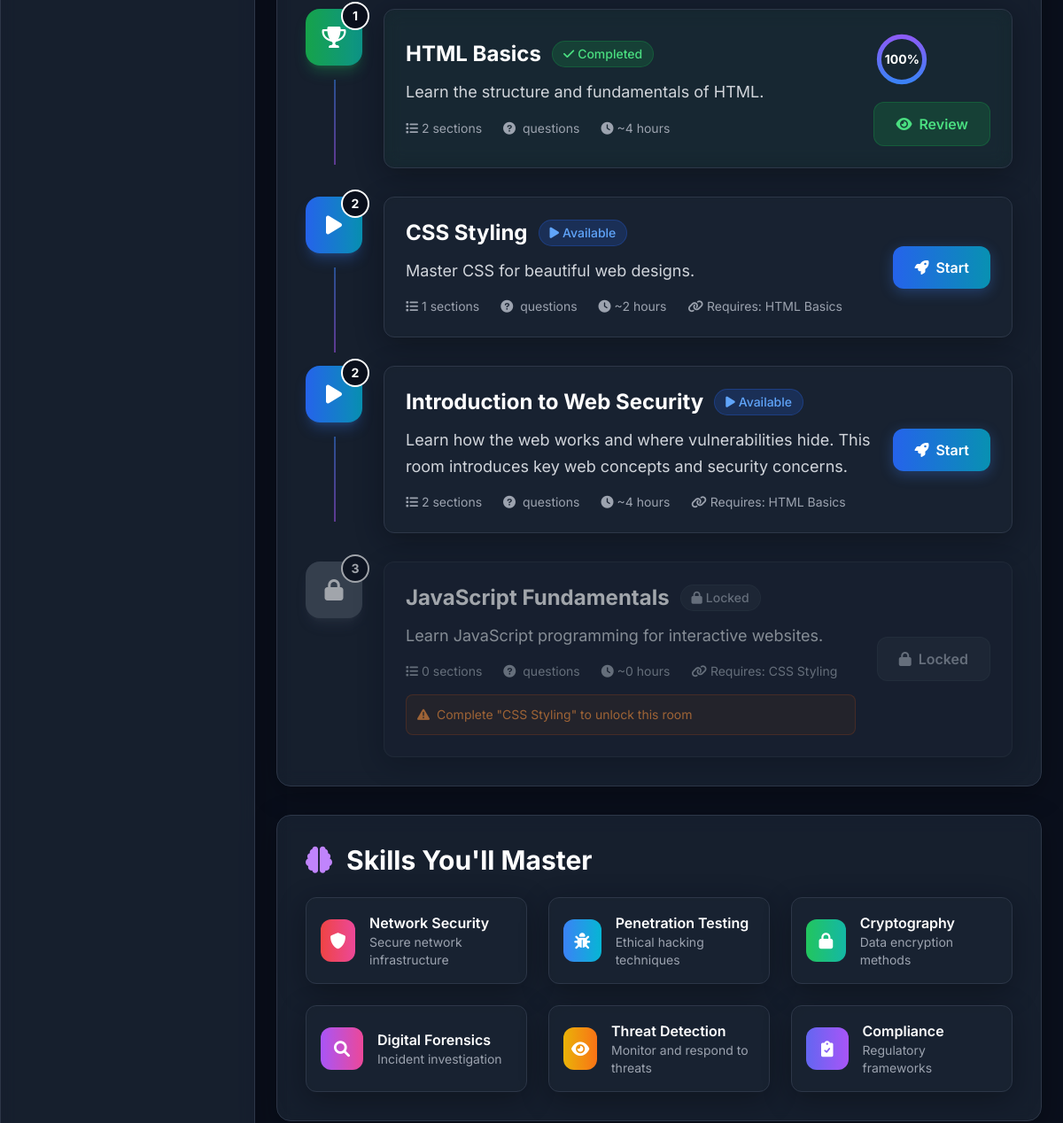
The page /roadmap/1/ (signed in, middle part) on the database as committed earlier.
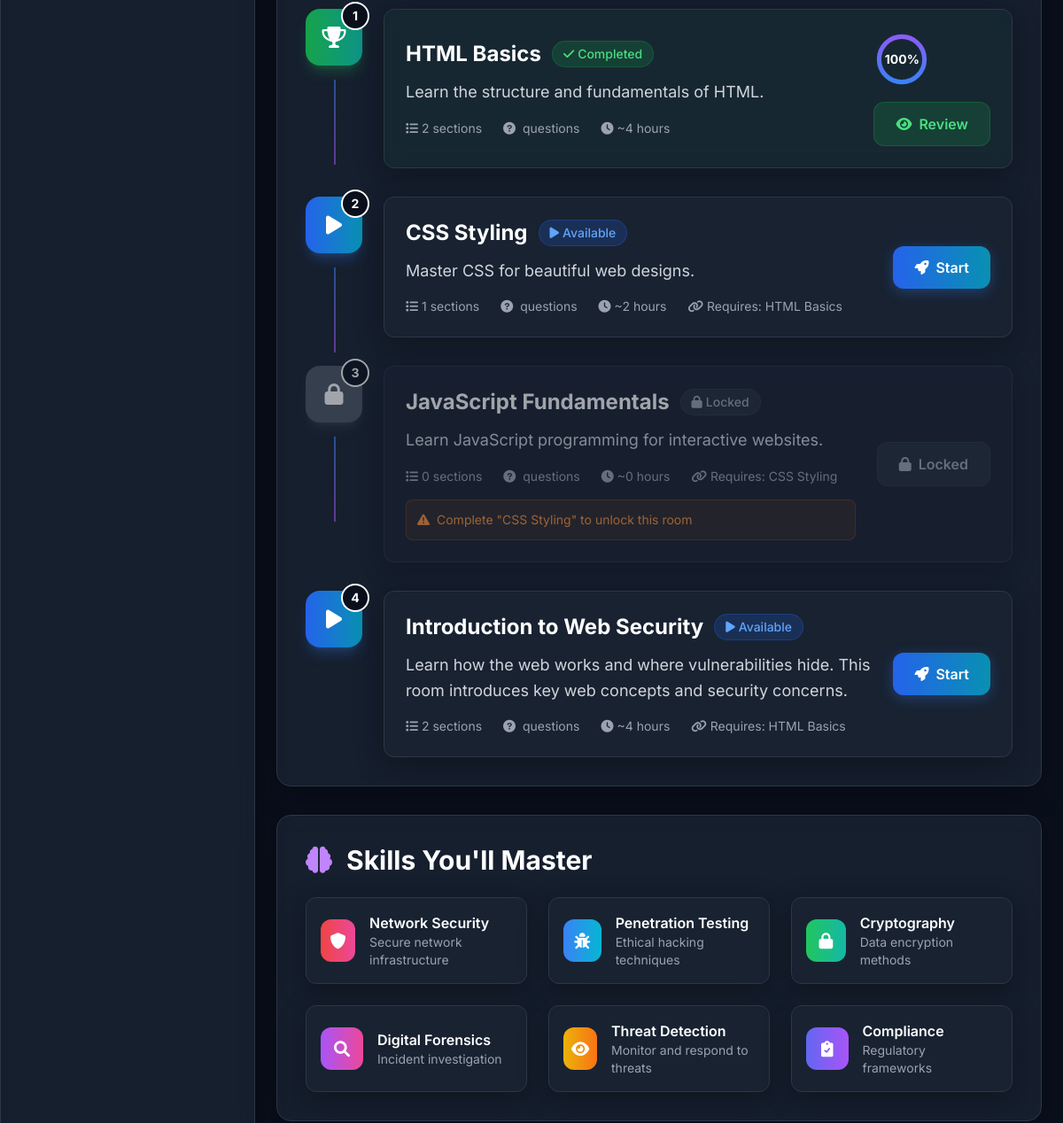
The same page on the database as committed later.
### lms/models.py (models this page shows, shortened)
class Room(models.Model):
    title = models.CharField(max_length=200, verbose_name=_('Title'))
    title_fr = models.CharField(max_length=200, blank=True, verbose_name=_('Title (French)'))
    description = models.TextField(verbose_name=_('Description'))
    description_fr = models.TextField(blank=True, verbose_name=_('Description (French)'))
    roadmap = models.ForeignKey(Roadmap, on_delete=models.CASCADE, related_name='rooms', verbose_name=_('Roadmap'))
    prerequisite_room = models.ForeignKey('self', on_delete=models.SET_NULL, blank=True, null=True, verbose_name=_('Prerequisite Room'))
    order = models.PositiveIntegerField(default=0, verbose_name=_('Order'))
    is_active = models.BooleanField(default=True, verbose_name=_('Is Active'))
    created_at = models.DateTimeField(auto_now_add=True)
    class Meta:
        verbose_name = _('Room')
        verbose_name_plural = _('Rooms')
        ordering = ['roadmap', 'order']
    def is_accessible_by_user(self, user):
        from lms.models import Enrollment
        is_enrolled = Enrollment.objects.filter(
            user=user,
            roadmap=self.roadmap,
            is_active=True
        ).exists()
        print(f"DEBUG: User {user.username} enrolled in roadmap {self.roadmap.title}: {is_enrolled}")
        if not is_enrolled:
            print(f"DEBUG: User not enrolled in roadmap, room not accessible")
            return False
        if not self.prerequisite_room:
            print(f"DEBUG: No prerequisite room, returning True")
            return True
        prerequisite_completed = RoomCompletion.objects.filter(
            user=user,
            room=self.prerequisite_room,
            is_completed=True
        ).exists()
        print(f"DEBUG: Prerequisite room {self.prerequisite_room.title} completed: {prerequisite_completed}")
        return prerequisite_completed

### lms/views.py (the view)
# urls.py: path('roadmap/<int:roadmap_id>/', views.roadmap_detail, name='roadmap_detail'),
@login_required
def roadmap_detail(request, roadmap_id):
    roadmap = get_object_or_404(Roadmap, id=roadmap_id, is_active=True)
    completed_rooms = RoomCompletion.objects.filter(
        user=request.user, is_completed=True
    ).values_list('room_id', flat=True)
    rooms_data = []
    total_rooms = 0
    completed_count = 0
    for room in roadmap.rooms.filter(is_active=True).order_by('order'):
        is_accessible = room.is_accessible_by_user(request.user)
        is_completed = room.id in completed_rooms
        if is_completed:
            completed_count += 1
        total_rooms += 1
        sections = room.sections.filter(is_active=True)
        completed_sections = SectionCompletion.objects.filter(
            user=request.user, section__in=sections, is_completed=True
        ).count()
        rooms_data.append({
            'room': room,
            'is_accessible': is_accessible,
            'is_completed': is_completed,
            'total_sections': sections.count(),
            'completed_sections': completed_sections,
        })
    user_progress = (completed_count / total_rooms * 100) if total_rooms > 0 else 0
    progress_offset = 351.86 - (user_progress / 100 * 351.86)
    context = {
        'roadmap': roadmap,
        'rooms': rooms_data,
        'user_progress': user_progress,
        'progress_offset': progress_offset,
        'total_rooms': total_rooms,
        'completed_count': completed_count,
    }
    return render(request, 'lms/roadmap_detail.html', context)

### lms/models.py (called while the page is built)
    def save(self, *args, **kwargs):
        if not self.trial_start_date:
            from django.utils import timezone
            self.trial_start_date = timezone.now()
        if not self.trial_end_date and self.trial_start_date:
            self.trial_end_date = self.trial_start_date + timedelta(days=15)
        super().save(*args, **kwargs)

### lms/templatetags/lms_tags.py (called while the page is built)
@register.filter
def roadmap_progress_percentage(roadmap, user):
    from lms.models import SectionCompletion
    total_sections = 0
    completed_sections = 0
    for room in roadmap.rooms.filter(is_active=True):
        room_sections = room.sections.filter(is_active=True)
        total_sections += room_sections.count()
        for section in room_sections:
            if SectionCompletion.objects.filter(user=user, section=section, is_completed=True).exists():
                completed_sections += 1
    if total_sections == 0:
        return 0
    return round((completed_sections / total_sections) * 100)

@register.filter
def mul(value, arg):
    try:
        return float(value) * float(arg)
    except (ValueError, TypeError):
        return 0

### templates/lms/roadmap_detail.html (shortened to what the changed rows need)
{% extends 'base.html' %}
{% load i18n %}
{% load lms_tags %}
{% block content %}
<div class="max-w-7xl mx-auto space-y-8">
    <div id="rooms" class="glass rounded-2xl p-8 border border-dark-border">
        <div class="space-y-8">
            {% for room in roadmap.rooms.all %}
            <div class="relative">
                {% if not forloop.last %}
                <div class="absolute left-8 top-20 w-0.5 h-24 bg-gradient-to-b from-blue-500/50 to-purple-500/50 z-0"></div>
                {% endif %}
                <div class="relative z-10">
                    {% if user.is_authenticated %}
                        {% user_room_status user room as room_status %}
                    {% endif %}
                    <div class="group flex items-start space-x-6
                        {% if room_status == 'completed' %}
                            opacity-100
                        {% elif room_status == 'available' or room_status == 'preview' %}
                            opacity-100
                        {% else %}
                            opacity-60
                        {% endif %}">
                        <div class="flex-shrink-0">
                            <div class="w-16 h-16 rounded-2xl flex items-center justify-center relative
                                {% if room_status == 'completed' %}
                                    bg-gradient-to-r from-green-600 to-teal-600 shadow-lg shadow-green-500/25
                                {% elif room_status == 'available' or room_status == 'preview' %}
                                    bg-gradient-to-r from-blue-600 to-cyan-600 shadow-lg shadow-blue-500/25 group-hover:scale-110 transition-transform duration-300
                                {% else %}
                                    bg-gray-600 shadow-lg shadow-gray-500/25
                                {% endif %}">
                                {% if room_status == 'completed' %}
                                    <i class="fas fa-trophy text-white text-2xl"></i>
                                {% elif room_status == 'available' or room_status == 'preview' %}
                                    <i class="fas fa-play text-white text-2xl"></i>
                                {% else %}
                                    <i class="fas fa-lock text-white text-2xl"></i>
                                {% endif %}
                                <div class="absolute -top-2 -right-2 w-8 h-8 bg-dark-bg border-2 border-current rounded-full flex items-center justify-center text-white text-sm font-bold">
                                    {{ room.order }}
                                </div>
                            </div>
                        </div>
                        <div class="flex-1 glass rounded-xl p-6 border border-dark-border
                            {% if room_status == 'completed' %}
                                hover:border-green-500/50 bg-green-600/5
                            {% elif room_status == 'available' or room_status == 'preview' %}
                                hover:border-blue-500/50 cursor-pointer
                            {% else %}
                                border-gray-600/30
                            {% endif %} transition-all duration-300">
                            <div class="flex flex-col lg:flex-row lg:items-center justify-between">
                                <div class="flex-1 mb-4 lg:mb-0">
                                    <div class="flex items-center gap-3 mb-3">
                                        <h3 class="text-2xl font-bold text-white group-hover:text-blue-400 transition-colors">
                                            {{ room.title }}
                                        </h3>
                                        {% if room_status == 'completed' %}
                                        <span class="px-3 py-1 bg-green-600/20 text-green-400 text-sm font-medium rounded-full border border-green-600/30">
                                            <i class="fas fa-check mr-1"></i>{% trans "Completed" %}
                                        </span>
                                        {% elif room_status == 'available' %}
                                        <span class="px-3 py-1 bg-blue-600/20 text-blue-400 text-sm font-medium rounded-full border border-blue-600/30">
                                            <i class="fas fa-play mr-1"></i>{% trans "Available" %}
                                        </span>
                                        {% elif room_status == 'preview' %}
                                        <span class="px-3 py-1 bg-yellow-600/20 text-yellow-400 text-sm font-medium rounded-full border border-yellow-600/30">
                                            <i class="fas fa-eye mr-1"></i>{% trans "Preview" %}
                                        </span>
                                        {% else %}
                                        <span class="px-3 py-1 bg-gray-600/20 text-gray-400 text-sm font-medium rounded-full border border-gray-600/30">
                                            <i class="fas fa-lock mr-1"></i>{% trans "Locked" %}
                                        </span>
                                        {% endif %}
                                    </div>
                                    <p class="text-gray-300 text-lg leading-relaxed mb-4">
                                        {{ room.description|truncatewords:25 }}
                                    </p>
                                    <div class="flex flex-wrap items-center gap-6 text-sm text-gray-400">
                                        <span><i class="fas fa-list mr-1"></i>{{ room.sections.count }} {% trans "sections" %}</span>
                                        <span><i class="fas fa-question-circle mr-1"></i>{{ room.total_questions }} {% trans "questions" %}</span>
                                        <span><i class="fas fa-clock mr-1"></i>~{{ room.sections.count|add:room.sections.count }} {% trans "hours" %}</span>
                                        {% if room.prerequisite_room %}
                                        <span><i class="fas fa-link mr-1"></i>{% trans "Requires" %}: {{ room.prerequisite_room.title }}</span>
                                        {% endif %}
                                    </div>
                                    {% if room_status == 'locked' and room.prerequisite_room %}
                                    <div class="mt-4 p-3 bg-orange-600/10 border border-orange-600/30 rounded-lg">
                                        <p class="text-orange-400 text-sm flex items-center">
                                            <i class="fas fa-exclamation-triangle mr-2"></i>
                                            {% trans "Complete" %} "{{ room.prerequisite_room.title }}" {% trans "to unlock this room" %}
                                        </p>
                                    </div>
                                    {% endif %}
                                </div>
                                <div class="text-center lg:text-right lg:ml-6">
                                    {% if user.is_authenticated and room_status != 'locked' %}
                                        {% get_room_progress user room as room_progress %}
                                        {% if room_progress > 0 %}
                                        <div class="mb-4">
                                            <div class="w-16 h-16 mx-auto lg:mx-0 relative">
                                                <svg class="w-16 h-16 transform -rotate-90" viewBox="0 0 100 100">
                                                    <circle cx="50" cy="50" r="40" stroke-width="8" stroke="#1a2332" fill="transparent"></circle>
                                                    <circle cx="50" cy="50" r="40" stroke-width="8"
                                                            stroke="url(#roomGradient{{ room.id }})" fill="transparent"
                                                            stroke-dasharray="251.2"
                                                            stroke-dashoffset="{{ 251.2|mul:room_progress|div:100|sub:251.2|abs_filter }}"
                                                            class="transition-all duration-500"></circle>
                                                    <defs>
                                                        <linearGradient id="roomGradient{{ room.id }}" x1="0%" y1="0%" x2="100%" y2="0%">
                                                            <stop offset="0%" style="stop-color:#3b82f6;stop-opacity:1" />
                                                            <stop offset="100%" style="stop-color:#8b5cf6;stop-opacity:1" />
                                                        </linearGradient>
                                                    </defs>
                                                </svg>
                                                <div class="absolute inset-0 flex items-center justify-center">
                                                    <span class="text-sm font-bold text-white">{{ room_progress }}%</span>
                                                </div>
                                            </div>
                                        </div>
                                        {% endif %}
                                    {% endif %}
                                    {% if room_status == 'available' %}
                                    <a href="{% url 'room_detail' room.id %}" class="btn-enhanced inline-flex items-center px-6 py-3 bg-gradient-to-r from-blue-600 to-cyan-600 hover:from-blue-700 hover:to-cyan-700 text-white font-semibold rounded-xl transition-all duration-300 transform hover:scale-105">
                                        {% if room_progress > 0 %}
                                            <i class="fas fa-play mr-2"></i>{% trans "Continue" %}
                                        {% else %}
                                            <i class="fas fa-rocket mr-2"></i>{% trans "Start" %}
                                        {% endif %}
                                    </a>
                                    {% elif room_status == 'completed' %}
                                    <a href="{% url 'room_detail' room.id %}" class="inline-flex items-center px-6 py-3 bg-green-600/20 hover:bg-green-600/30 border border-green-600/30 hover:border-green-500 text-green-400 hover:text-green-300 font-semibold rounded-xl transition-all duration-300">
                                        <i class="fas fa-eye mr-2"></i>{% trans "Review" %}
                                    </a>
                                    {% else %}
                                    <div class="inline-flex items-center px-6 py-3 bg-gray-600/20 border border-gray-600/30 text-gray-400 font-semibold rounded-xl cursor-not-allowed">
                                        <i class="fas fa-lock mr-2"></i>{% trans "Locked" %}
                                    </div>
                                    {% endif %}
                                </div>
                            </div>
                        </div>
                    </div>
                </div>
            </div>
            {% endfor %}
        </div>
    </div>
    <div class="glass rounded-2xl p-8 border border-dark-border">
        <h2 class="text-3xl font-bold text-white mb-6 flex items-center">
            <i class="fas fa-brain mr-4 text-purple-400"></i>{% trans "Skills You'll Master" %}
        </h2>
    </div>
</div>
{% endblock %}

Rows that differ between the two databases and show on the page:
shown differently, row unchanged: Room "JavaScript Fundamentals": moves up the list
changed Room "Introduction to Web Security": order "2" → "4"
